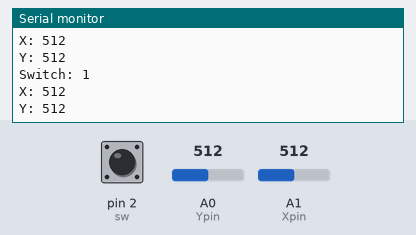
Bench run of a sketch on a simulated Arduino Uno, built with avr-gcc and run on an emulated ATmega328P. Shown: the last lines printed to the serial monitor. The inputs (shaded band) are chosen by the test bench; at power-on: A0 (Ypin) = 512, A1 (Xpin) = 512, pin 2 (sw) HIGH.

Above: at 1.2 s.
1.3 s: A0 (Ypin) set to 716
At 1.4 s:
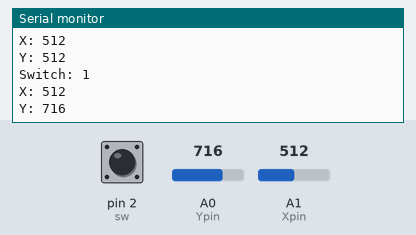
2.8 s: A1 (Xpin) set to 716
At 2.91 s:
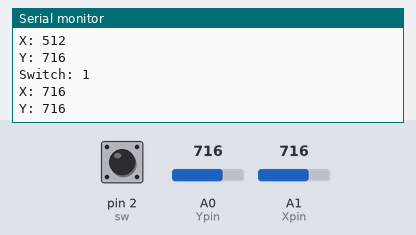
4.3 s: pin 2 (sw) pulled LOW for 0.15 s
5.9 s: A0 (Ypin) set to 1023
At 6.03 s:
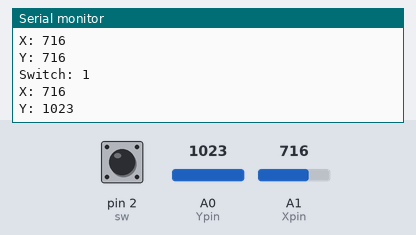
8.9 s: A1 (Xpin) set to 900
At 9.06 s:
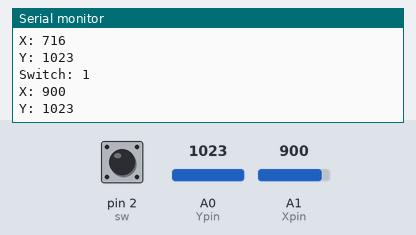
Timing chart, 0 to 11.4 s (numbered marks = the images above; inputs shaded):
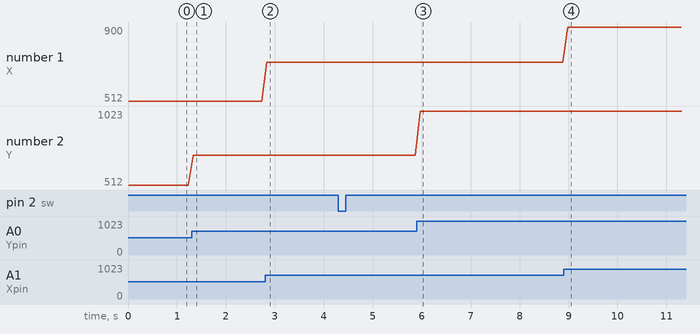

Measured:
- after the input at 1.3 s, the serial monitor: prints a new line at once (image 1)
- after the input at 2.8 s, the serial monitor: prints a new line at once (image 2)
- after the input at 5.9 s, the serial monitor: prints a new line after 0.07 s (image 3)
- after the input at 8.9 s, the serial monitor: prints a new line after 0.08 s (image 4)
- plotted number 1: 716 → 900 after the input at 8.9 s
- plotted number 2: 512 → 716 after the input at 1.3 s, 716 → 1023 after the input at 5.9 s

The sketch:

getingInfo.ino
```cpp
int sw=2;
int Xpin=A1;
int Ypin=A0;
int swVal;
int Xval;
int Yval;
void setup() {
  pinMode(sw,INPUT_PULLUP);
  pinMode(Xpin,INPUT);
  pinMode(Ypin,INPUT);
  digitalWrite(sw,HIGH);
  Serial.begin(9600);
}

void loop() {
  swVal=digitalRead(sw);
    Serial.print("Switch: ");
    Serial.println(swVal);
  Xval=analogRead(Xpin);
    Serial.print("X: ");
    Serial.println(Xval);
  Yval=analogRead(Ypin);
    Serial.print("Y: ");
    Serial.println(Yval);

    delay(100);
}
```
